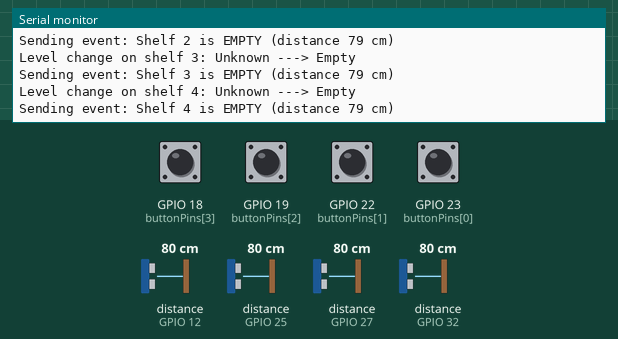
Simulated run of this sketch. Board: ESP32. Parts: the last lines printed to the serial monitor. Wiring (from diagram.json): 4 × ultrasonic range finder: trigger GPIO 14, echo GPIO 27 / trigger GPIO 33, echo GPIO 32 / trigger GPIO 26, echo GPIO 25 / trigger GPIO 13, echo GPIO 12. The inputs (shaded band) are chosen by the test bench; at power-on: GPIO 18 (buttonPins[3]), GPIO 19 (buttonPins[2]), GPIO 22 (buttonPins[1]), GPIO 23 (buttonPins[0]) HIGH, distance to the obstacle (sensors on GPIO 12, GPIO 25, GPIO 27, GPIO 32) 80 cm. The echo pulse lasts 58.3 µs per cm; WiFi joins after 1.5 s; servers stay silent unless stated.

Above: at 3.0 s.
3.1 s: distance to the obstacle (sensor on GPIO 12) set to 2 cm
At 5.4 s:
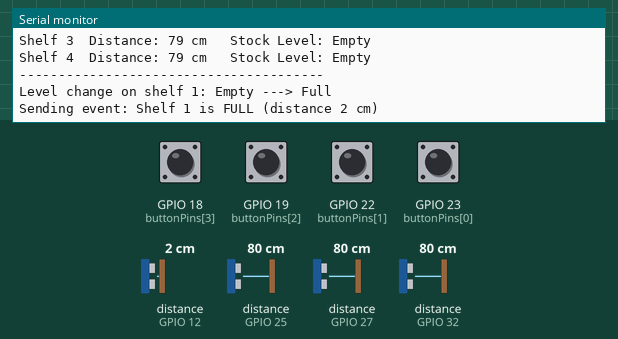
6.4 s: distance to the obstacle (sensor on GPIO 25) set to 9 cm
At 8.3 s:
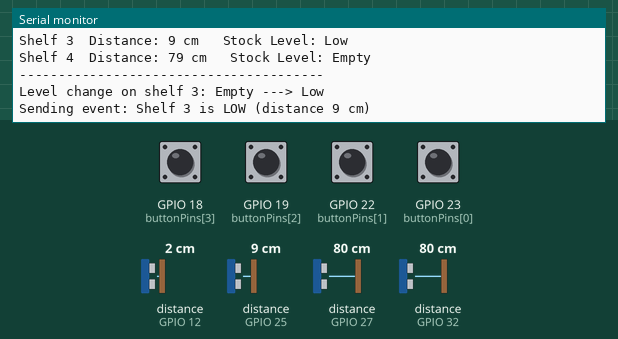
9.7 s: distance to the obstacle (sensor on GPIO 27) set to 5 cm
At 12.5 s:
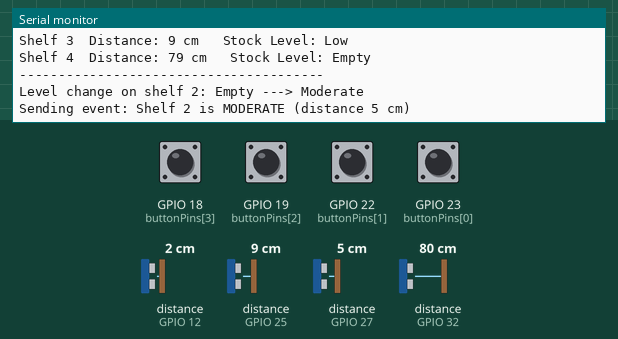
13.4 s: GPIO 18 (buttonPins[3]) pulled LOW for 2.85 s
At 15.4 s:
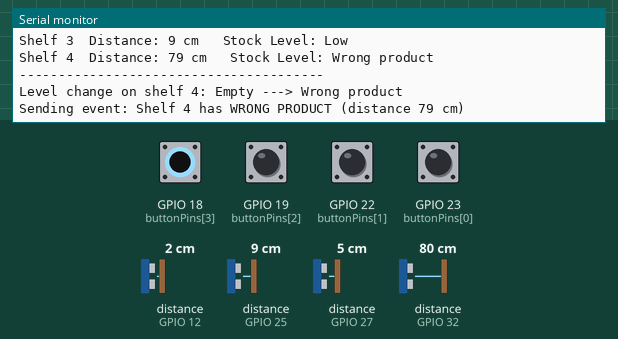
17.7 s: GPIO 19 (buttonPins[2]) pulled LOW for 2.85 s
At 19.9 s:
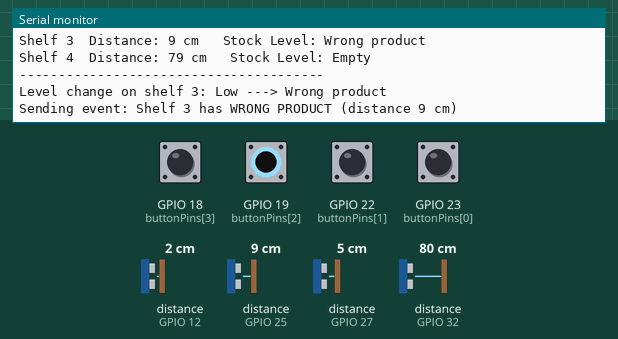
23.5 s: GPIO 22 (buttonPins[1]) pulled LOW for 2.85 s
At 25.7 s:
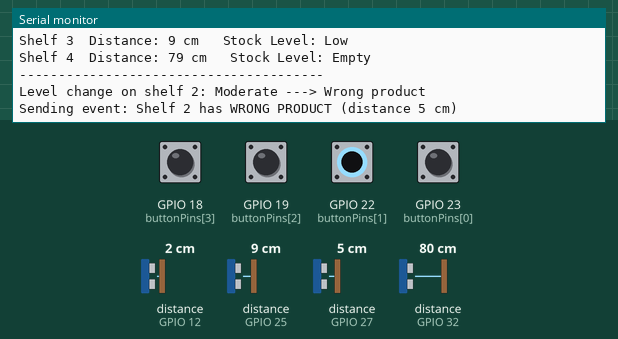
Timing chart, 0 to 27.2 s (numbered marks = the images above; inputs shaded):
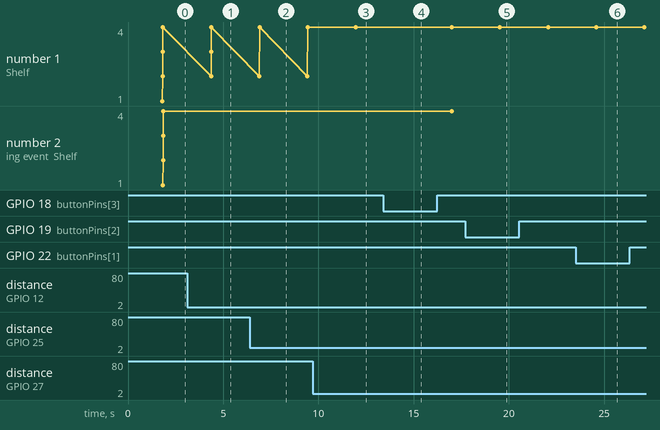

The sketch:

sketch.ino
```cpp
// Smart Retail Shelf - ESP32 + 4 ultrasonic sensors + 4 buttons + Blynk
// Sends phone notifications when stock level changes

// Blynk setup
#define BLYNK_PRINT Serial
#define BLYNK_TEMPLATE_ID   "TMPL5GuNmM-t-"
#define BLYNK_TEMPLATE_NAME "ESP32RetailShelfSystem"
#define BLYNK_AUTH_TOKEN    "bq9jIrd-GhansZO2a5dhLejUpg7tykC-"

#include <WiFi.h>
#include <WiFiClient.h>
#include <BlynkSimpleEsp32.h>

// WiFi for Wokwi
char ssid[] = "Wokwi-GUEST";
char pass[] = "";

// Pins used for the 4 Retail Shelves (Ultrasonic Sensors)
// Shelf 1: TRIG 13, ECHO 12
// Shelf 2: TRIG 14, ECHO 27
// Shelf 3: TRIG 26, ECHO 25
// Shelf 4: TRIG 33, ECHO 32
const int trigPins[4] = {13, 14, 26, 33};
const int echoPins[4] = {12, 27, 25, 32};

// Pin numbers for the 4 buttons (wrong product simulation)
// Shelf Buttons Pins used (1,2,3,4) = (23,22,19,18)
const int buttonPins[4] = {23, 22, 19, 18};

// Stock levels used inside the code
// 0 = Empty : 1 = Low : 2 = Moderate : 3 = Full : 4 = Wrong product

int  slotState[4]    = {0, 0, 0, 0};      // would store current level(status) for each shelf
long slotDistance[4] = {0, 0, 0, 0};      // would store last distance in cm for each shelf
int  lastState[4]    = {-1, -1, -1, -1};  // would be used for comparison: previous level for each shelf

// Logic for the Thresholds for stock levels (cm)
// distance <= fullMaxCm        -> Full
// distance <= moderateMaxCm    -> Moderate
// distance <= lowMaxCm         -> Low
// distance > lowMaxCm          -> Empty
int fullMaxCm     = 4;   // (configured the same settings in the blynk too) default Full max distance
int moderateMaxCm = 8;   // (configured the same settings in the blynk too) default Moderate max distance
int lowMaxCm      = 13;  // (configured the same settings in the blynk too) default Low max distance

// Reads the ultrasonic sensor readig for the shelf and return distance in cm
long readDistanceCm(int trigPin, int echoPin) {
  digitalWrite(trigPin, LOW);
  delayMicroseconds(2);
  digitalWrite(trigPin, HIGH);
  delayMicroseconds(10);
  digitalWrite(trigPin, LOW);

  long duration = pulseIn(echoPin, HIGH, 30000); //timeout for 30ms

  // using float for the precision reading, because ultrasonic sensor readings bugs out sometimes.
  float distanceFloat = duration * 0.034f / 2.0f;
  long distance = lround(distanceFloat);  // round to nearest cm

  return distance;
}

// Turn distance into stock level using thresholds from Blynk
int classifyStockState(long d)
{
  if (d <= 0 || d > 17)  // anything out of the main range -> Empty
  {
    return 0;  // Empty
  }
  if (d <= fullMaxCm)  // closest range -> Full
  {
    return 3;  // Full
  }
  if (d <= moderateMaxCm) // next range -> Moderate
  {
    return 2;  // Moderate
  }
  if (d <= lowMaxCm) // next range -> Low
  {
    return 1;  // Low
  }
  return 0;    // beyond lowMaxCm but still under 17 -> Empty
}

// Turn level number into text for Serial Monitor
const char* stateToText(int s) {
  switch (s) {
    case 0: return "Empty";
    case 1: return "Low";
    case 2: return "Moderate";
    case 3: return "Full";
    case 4: return "Wrong product";
    default: return "Unknown";
  }
}

// Read all 4 sensors and buttons, update distance and stock level, then decides final state
void updateShelfStates() {
  for (int i = 0; i < 4; i++)
  {
    // read distance in cm for the shelf
    long distance = readDistanceCm(trigPins[i], echoPins[i]);
    slotDistance[i] = distance;

    int baseState = classifyStockState(distance); // get level from distance (Empty, Low, Moderate, Full)
    int buttonVal = digitalRead(buttonPins[i]);   // reads button for the shelf
    int finalState = baseState;                   // starts with level from distance
    if (buttonVal == LOW)                         // if button is pressed (LOW), mark as Wrong product
    {
      finalState = 4; // Wrong product
    }

    // save final level
    slotState[i] = finalState;

    // Output for the Serial Monitor Display
    Serial.print("Shelf ");
    Serial.print(i + 1);
    Serial.print("  Distance: ");
    Serial.print(distance);
    Serial.print(" cm   Stock Level: ");
    Serial.println(stateToText(finalState));
  }
  Serial.println("---------------------------------------");
}

// Compares and check for changes in current level and send Blynk notifications
// All happens using Custom Events and Notifications from Blynk: shelf_alert_testing
void checkAndNotify() {
  for (int i = 0; i < 4; i++) {
    int currentState = slotState[i];
    long d           = slotDistance[i];

    // only do something if the level changed since last time
    if (currentState != lastState[i]) {
      Serial.print("Level change on shelf ");
      Serial.print(i + 1);
      Serial.print(": ");
      Serial.print(stateToText(lastState[i]));
      Serial.print(" ---> ");
      Serial.println(stateToText(currentState));

      // update lastState so we remember the new level
      lastState[i] = currentState;

      // build message text for phone notification
      String msg;

      if (currentState == 0)      //Empty
      {
        msg = "Shelf " + String(i + 1) + " is EMPTY (distance " + String(d) + " cm)";
      }
      else if (currentState == 1) // Low
      {
        msg = "Shelf " + String(i + 1) + " is LOW (distance " + String(d) + " cm)";
      }
      else if (currentState == 2) // Moderate
      {
        msg = "Shelf " + String(i + 1) + " is MODERATE (distance " + String(d) + " cm)";
      }
      else if (currentState == 3) // Full
      {
        msg = "Shelf " + String(i + 1) + " is FULL (distance " + String(d) + " cm)";
      }
      else if (currentState == 4) // Wrong product
      {
        msg = "Shelf " + String(i + 1) + " has WRONG PRODUCT (distance " + String(d) + " cm)";
      } else {
        // unknown state, do not send anything
        msg = "";
      }

      // send notification only if we built a message
      if (msg.length() > 0)
      {
        Serial.print("Sending event: ");
        Serial.println(msg);
        Blynk.logEvent("shelf_alert_testing", msg);
      }
    }
  }
}

// Send cm distance readings staright to Blynk gauges V0, V1, V2, V3
void sendToBlynk() {
  for (int i = 0; i < 4; i++) {
    Blynk.virtualWrite(V0 + i, slotDistance[i]);
  }
}

// Blynk slider for Full maximum distance (V4)
BLYNK_WRITE(V4) {
  fullMaxCm = param.asInt();
  Serial.print("FullMax from Blynk: ");
  Serial.println(fullMaxCm);
}

// Blynk slider for Moderate maximum distance (V5)
BLYNK_WRITE(V5) {
  moderateMaxCm = param.asInt();
  Serial.print("ModerateMax from Blynk: ");
  Serial.println(moderateMaxCm);
}

// Blynk slider for Low maximum distance (V6)
BLYNK_WRITE(V6) {
  lowMaxCm = param.asInt();
  Serial.print("LowMax from Blynk: ");
  Serial.println(lowMaxCm);
}

// Send one line per shelf to V7..V10 (Text Widgets for Blynk)
void sendStatusSummary() {
  for (int i = 0; i < 4; i++) {
    String line = "Shelf ";
    line += String(i + 1);
    line += ": ";
    line += stateToText(slotState[i]);
    line += " (";
    line += String(slotDistance[i]);
    line += " cm)";

    Blynk.virtualWrite(V7 + i, line); // send to V7, V8, V9, V10
  }
}

void setup() { // setting the pin modes and connection with blynk
  Serial.begin(115200); // 115200 is just the speed of Serial in bits per second, so for quicker communications

  // Setting up the pin modes for all sensors and buttons
  for (int i = 0; i < 4; i++) {
    pinMode(trigPins[i], OUTPUT);
    pinMode(echoPins[i], INPUT);
    pinMode(buttonPins[i], INPUT_PULLUP);
  }
  Serial.println("Connecting to the Blynk now...");
  Blynk.begin(BLYNK_AUTH_TOKEN, ssid, pass);
}

void loop() { // Main steps that are constantly running, run blynk, take shelf readings, update them, send notifications and following updates.
  Blynk.run();           // keep Blynk connection working

  updateShelfStates();   // read sensors and buttons
  checkAndNotify();      // send phone alerts on changes
  sendToBlynk();         // sends out the readings values to the blynk dashboard
  sendStatusSummary();   // send text summary for Blynk Widgets
  delay(2500);           // wait 2.5 second
}
```

Measured:
- after the input at 3.1 s, the serial monitor: prints a new line after 1.3 s (image 1)
- after the input at 6.4 s, the serial monitor: prints a new line after 0.50 s (image 2)
- after the input at 9.7 s, the serial monitor: prints a new line after 2.2 s (image 3)
- after the input at 13.4 s, the serial monitor: prints a new line after 1.1 s (image 4)
- after the input at 17.7 s, the serial monitor: prints a new line after 1.8 s (image 5)
- after the input at 23.5 s, the serial monitor: prints a new line after 1.1 s (image 6)
